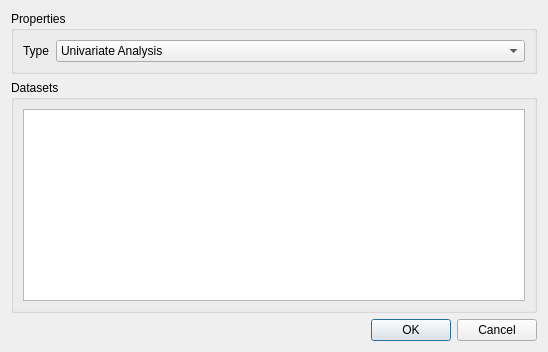
<?xml version="1.0" encoding="UTF-8"?>
<ui version="4.0">
 <class>MultiAnalysisDialog</class>
 <widget class="QDialog" name="MultiAnalysisDialog">
  <property name="geometry">
   <rect>
    <x>0</x>
    <y>0</y>
    <width>548</width>
    <height>352</height>
   </rect>
  </property>
  <property name="windowTitle">
   <string>Analysis Across Datasets</string>
  </property>
  <layout class="QVBoxLayout" name="verticalLayout">
   <item>
    <widget class="QGroupBox" name="propertiesGroupBox">
     <property name="title">
      <string>Properties</string>
     </property>
     <layout class="QFormLayout" name="formLayout">
      <item row="0" column="0">
       <widget class="QLabel" name="typeLabel">
        <property name="text">
         <string>Type</string>
        </property>
       </widget>
      </item>
      <item row="0" column="1">
       <widget class="QComboBox" name="typeComboBox">
        <item>
         <property name="text">
          <string>Univariate Analysis</string>
         </property>
        </item>
        <item>
         <property name="text">
          <string>Band Ratio Analysis</string>
         </property>
        </item>
        <item>
         <property name="text">
          <string>Principal Component Analysis</string>
         </property>
        </item>
        <item>
         <property name="text">
          <string>Principal Component Analysis (mlpack)</string>
         </property>
        </item>
        <item>
         <property name="text">
          <string>Vertex Component Analysis</string>
         </property>
        </item>
        <item>
         <property name="text">
          <string>Partial Least Squares (Classification)</string>
         </property>
        </item>
        <item>
         <property name="text">
          <string>Classical Least Squares Analysis</string>
         </property>
        </item>
        <item>
         <property name="text">
          <string>k-Means Clustering</string>
         </property>
        </item>
        <item>
         <property name="text">
          <string>Hierarchical Clustering</string>
         </property>
        </item>
        <item>
         <property name="text">
          <string>SNV Normalization</string>
         </property>
        </item>
       </widget>
      </item>
     </layout>
    </widget>
   </item>
   <item>
    <widget class="QGroupBox" name="dataGroupBox">
     <property name="title">
      <string>Datasets</string>
     </property>
     <layout class="QVBoxLayout" name="verticalLayout_2">
      <item>
       <widget class="QListWidget" name="datasetListWidget">
        <property name="editTriggers">
         <set>QAbstractItemView::NoEditTriggers</set>
        </property>
        <property name="selectionMode">
         <enum>QAbstractItemView::MultiSelection</enum>
        </property>
       </widget>
      </item>
     </layout>
    </widget>
   </item>
   <item>
    <widget class="QDialogButtonBox" name="buttonBox">
     <property name="orientation">
      <enum>Qt::Horizontal</enum>
     </property>
     <property name="standardButtons">
      <set>QDialogButtonBox::Cancel|QDialogButtonBox::Ok</set>
     </property>
    </widget>
   </item>
  </layout>
 </widget>
 <resources/>
 <connections>
  <connection>
   <sender>buttonBox</sender>
   <signal>accepted()</signal>
   <receiver>MultiAnalysisDialog</receiver>
   <slot>accept()</slot>
   <hints>
    <hint type="sourcelabel">
     <x>248</x>
     <y>254</y>
    </hint>
    <hint type="destinationlabel">
     <x>157</x>
     <y>274</y>
    </hint>
   </hints>
  </connection>
  <connection>
   <sender>buttonBox</sender>
   <signal>rejected()</signal>
   <receiver>MultiAnalysisDialog</receiver>
   <slot>reject()</slot>
   <hints>
    <hint type="sourcelabel">
     <x>316</x>
     <y>260</y>
    </hint>
    <hint type="destinationlabel">
     <x>286</x>
     <y>274</y>
    </hint>
   </hints>
  </connection>
 </connections>
</ui>
